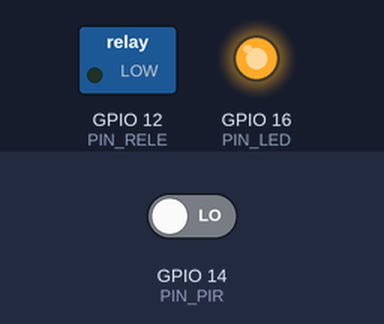
This sketch was run on a simulated ESP8266 (NodeMCU). Shown: switched loads named in the sketch (green lamp = pin HIGH), output pins drawn as LEDs (lit = HIGH). Dashed ring = blinking. The inputs (shaded band) are chosen by the test bench; at power-on: GPIO 14 (PIN_PIR) LOW. WiFi joins after 1.5 s; servers stay silent unless stated; the local clock reads 2024-03-15 10:24:30 at power-on unless the sketch sets it; what the sketch prints to the serial monitor is not drawn.

Above: at 3.0 s.
3.1 s: GPIO 14 (PIN_PIR) driven HIGH
At 3.7 s:
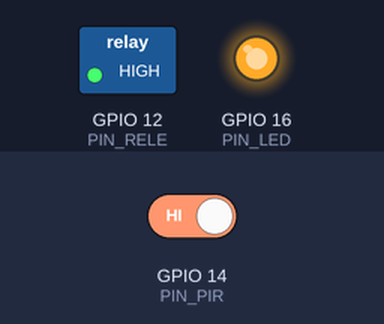
6.1 s: GPIO 14 (PIN_PIR) driven LOW
At 7.03 s:
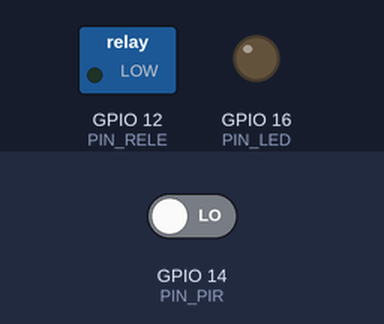
Timing chart, 0 to 9.1 s (numbered marks = the images above; inputs shaded):
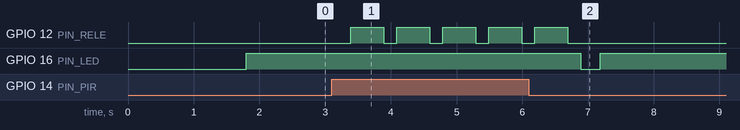

Measured:
- after the input at 3.1 s, GPIO 12 (PIN_RELE): alternates HIGH for 0.50 s and LOW for 0.20 s, starting after 0.29 s
- after the input at 6.1 s, GPIO 12 (PIN_RELE): goes on until 6.7 s, then stays LOW; GPIO 16 (PIN_LED): goes on until 7.2 s, then stays HIGH

The sketch:

botGetOutHereCat.ino
```cpp
/*
 * Programa para espantar gatos que aparecen en el tejado y molesta con sus ruidos
 *
 * BASE -> https://RandomNerdTutorials.com/telegram-esp8266-nodemcu-motion-detection-arduino/
 * TELEGRAMBOT-> https://github.com/witnessmenow/Universal-Arduino-Telegram-Bot
 *
*/

#include <ESP8266WiFi.h>
#include <WiFiClientSecure.h>
#include <UniversalTelegramBot.h>
#include <ArduinoJson.h>

// Replace with your network credentials
const char* ssid = "YOURSSID";
const char* password = "YOURPASS";

// Initialize Telegram BOT
#define BOTtoken "YOURTOKENTELEGRAM"  // your Bot Token (Get from Botfather)


// Use @myidbot to find out the chat ID of an individual or a group
// Also note that you need to click "start" on a bot before it can
// message you
#define CHAT_ID "YOURCHATIDTELEGRAM"

X509List cert(TELEGRAM_CERTIFICATE_ROOT);
WiFiClientSecure client;
UniversalTelegramBot bot(BOTtoken, client);

// Pin donde se encuentra conectado el Rele
#define PIN_RELE 12
// Pin donde se encuentra conectado el sensor PIR
#define PIN_PIR 14
// Pin donde se encuentra el led interno de nodemcu
#define PIN_LED 16

void estabilizar(){
  Serial.print("Estabilizar sensor");
  delay(60000);
}

void setup() {
  Serial.begin(9600);
  configTime(0, 0, "pool.ntp.org");      // get UTC time via NTP
  client.setTrustAnchors(&cert); // Add root certificate for api.telegram.org

  pinMode(PIN_LED, OUTPUT);
  pinMode(PIN_RELE, OUTPUT);
  pinMode(PIN_PIR, INPUT_PULLUP);
  Serial.begin(9600);

  // Attempt to connect to Wifi network:
  Serial.print("Connecting Wifi: ");
  Serial.println(ssid);

  WiFi.mode(WIFI_STA);
  WiFi.begin(ssid, password);

  while (WiFi.status() != WL_CONNECTED) {
    Serial.print(".");
    delay(500);
  }

  Serial.println("");
  Serial.println("WiFi connected");
  Serial.print("IP address: ");
  Serial.println(WiFi.localIP());

  Serial.println("Mirando por gatos");
  bot.sendMessage(CHAT_ID, "Mirando por gatos", "");
  digitalWrite(PIN_LED,HIGH);

}

void loop() {
   // Si detectamos movimiento
   if (digitalRead(PIN_PIR) == 1) {
      Serial.println("Detectamos movimiento, valor sensor PIR: " + String(digitalRead(PIN_PIR)));
      Serial.println("Activamos el rele y definimos que se ha producido un movimiento");
      Serial.println("Gato pasando");
      Serial.println("Activando ultrasonido");
      for(int i = 0; i<5;i++){
        digitalWrite(PIN_RELE,HIGH);
        delay(500);
        digitalWrite(PIN_RELE,LOW);
        delay(200);
      }
      Serial.println("Desactivando ultrasonido");
      digitalWrite(PIN_RELE,LOW);
      Serial.println("Enviando aviso a mi master");
      digitalWrite(PIN_LED,LOW);
      bot.sendMessage(CHAT_ID, "Ha pasado un gato!!", "");
      digitalWrite(PIN_LED,HIGH);
      Serial.println("Aviso enviado");
    }
  delay(500);
}
```
